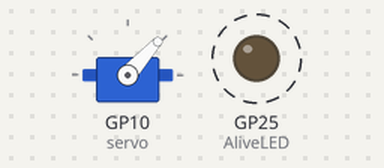
The program below on a simulated Raspberry Pi Pico running MicroPython. On the bench: servo, output pins drawn as LEDs (lit = HIGH). Dashed ring = blinking. Servo angles are drawn from the pulse width (0.5 ms = 0°, 2.5 ms = 180°).

Above: at 0.15 s.
At 10.67 s:
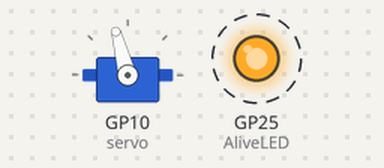
At 14.28 s:
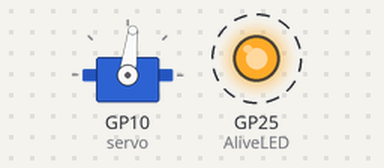
At 31.11 s:
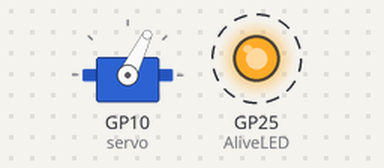
Timing chart, 0 to 31.4 s (numbered marks = the images above):
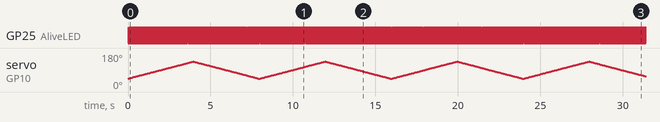

The program:

ServoExampleClass4.py
```python
from machine import Pin, PWM
# Pin uses the GPIO value , not the actual pin number
import utime

AliveLED = Pin(25,machine.Pin.OUT)
AliveLED.value(0)

servo = PWM(Pin(10))# physical pin14

servo.freq(50) # 50 Hz is 20 msec period
# 100% duty of PWM is 65535 counts
# 2 ms of 20 ms is 10% for full spd FWD 6553
# ( 1.5 ms / 20 ms ) * 65535 = 4875 for zero degrees
# 1 ms of 20 ms is full neg  3251 counts

#AliveLED.value(1)
count=0


while True:
    ServoDutyCounts=3250
    AliveLED.toggle()

    while True:
        AliveLED.toggle()
        ServoDutyCounts=ServoDutyCounts+25
        servo.duty_u16(ServoDutyCounts)
        utime.sleep(.03) # time to reach position
        if (ServoDutyCounts>6553):
            break
    ServoDutyCounts=6553

    while True:
        AliveLED.toggle()
        ServoDutyCounts=ServoDutyCounts-25
        servo.duty_u16(ServoDutyCounts)
        utime.sleep(.03) # time to reach position, remember duty cycle is 20 msec, so if write references faster than than, servo cant keep up
        if (ServoDutyCounts<3252):
            break

# What happens of duty cycle in code exceeds servo spec
# There are 2 ways of make the servo swing faster. What are they ?
        
```

Measured:
- by itself, GP25 (AliveLED): alternates HIGH for 0.03 s and LOW for 0.03 s
